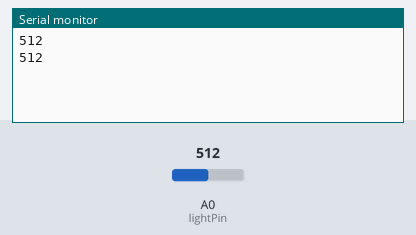
The sketch below on a simulated Arduino Uno, built with avr-gcc and run on an emulated ATmega328P. Shown: the last lines printed to the serial monitor. The test bench sets the inputs (shaded band); at power-on: A0 (lightPin) = 512.

Above: at 1.2 s.
1.3 s: A0 (lightPin) set to 716
At 1.9 s:
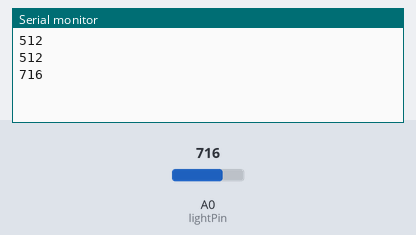
2.8 s: A0 (lightPin) set to 900
At 2.81 s:
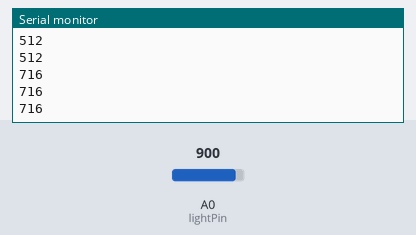
Timing chart, 0 to 5.8 s (numbered marks = the images above; inputs shaded):
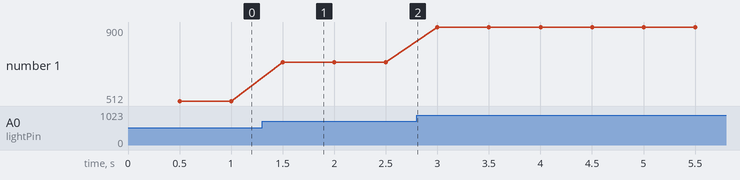

The sketch:

03-PhotoResistor.ino
```cpp
const int lightPin = A0;

unsigned long previousMillis = 0;
const long interval = 500;

// the setup function runs once when you press reset or power the board
void setup() {
  Serial.begin(9600);
}

// the loop function runs over and over again forever
void loop() {
  int light = analogRead(lightPin);

  unsigned long currentMillis = millis();
  if (currentMillis - previousMillis >= interval) {
    previousMillis = currentMillis;
    Serial.println(light);
  }
}
```

Measured:
- after the input at 1.3 s, the serial monitor: prints a new line after 0.20 s (image 1)
- plotted number 1: 512 → 716 after the input at 1.3 s, 716 → 900 after the input at 2.8 s
